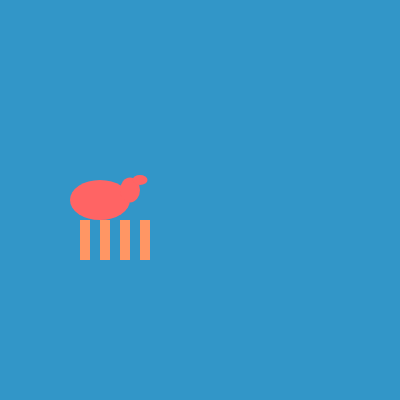
Frame 1 (no input)
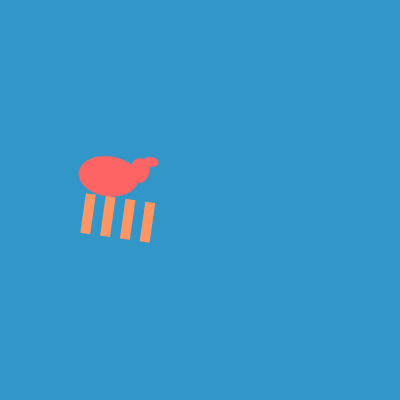
Frame 60 (no input)
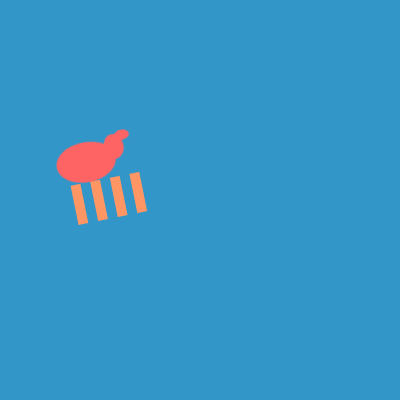
Frame 120 (the mouse pressed at the canvas centre since frame 60)

The p5.js sketch that drew these frames (run headless with seeded random() and noise() and a simulated clock; from frame 60 on, the mouse is pressed at the canvas centre):

// p5.js sketch
// ── sketch.js
let horseShape;
let step = 0;

function setup() {
  createCanvas(400, 400);
  noStroke();
  
  // Create a stylized horse shape using multiple ellipses and rectangles
  horseShape = createGraphics(200, 200);
  horseShape.noStroke();
  horseShape.fill(255, 100, 100); // Reddish color for body
  horseShape.ellipse(100, 80, 60, 40); // Body
  horseShape.ellipse(130, 70, 20, 25); // Neck
  horseShape.ellipse(140, 60, 15, 10); // Head
  horseShape.fill(255, 150, 100); // Lighter color for legs
  horseShape.rect(80, 100, 10, 40); // Leg 1
  horseShape.rect(100, 100, 10, 40); // Leg 2
  horseShape.rect(120, 100, 10, 40); // Leg 3
  horseShape.rect(140, 100, 10, 40); // Leg 4
}

function draw() {
  background(50, 150, 200); // Sky blue background
  
  // Animate the horse by shifting its position and rotation
  let x = 100 + sin(step * 0.05) * 30;
  let y = 200 + cos(step * 0.03) * 20;
  let angle = sin(step * 0.04) * 0.2;

  push();
  translate(x, y);
  rotate(angle);
  
  // Draw the horse using precomputed shape
  image(horseShape, -100, -100);
  
  pop();
  
  step++;
}
